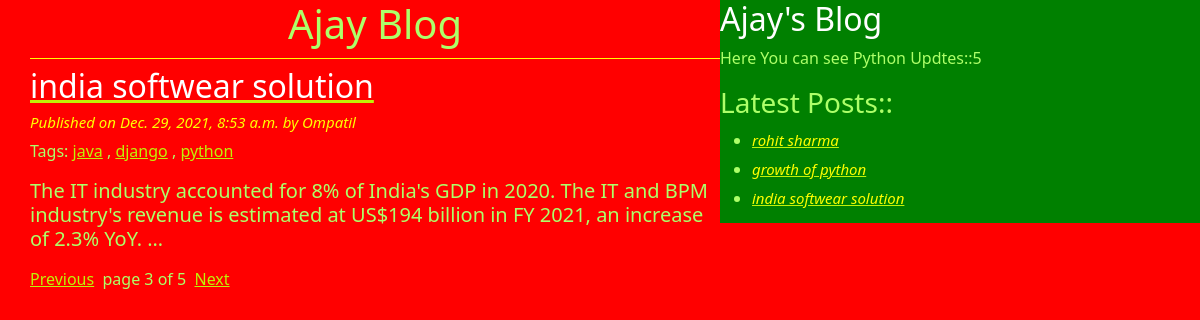
/?page=3, run on the app's committed database.
### bloga/models.py (models this page shows, shortened)
class Post(models.Model):
 STATUS_CHOICES=(('draft','Draft'),('published','Published'))
 title=models.CharField(max_length=256)
 slug=models.SlugField(max_length=264,unique_for_date='publish')
 author=models.ForeignKey(User,related_name='blog_posts',on_delete=models.CASCADE)
 body=models.TextField()
 publish=models.DateTimeField(default=timezone.now)
 created=models.DateTimeField(auto_now_add=True)
 updated=models.DateTimeField(auto_now=True)
 status=models.CharField(max_length=10,choices=STATUS_CHOICES,default='draft')
 objects=CustomManager()
 tags=TaggableManager()
 class Meta:
  ordering=("-publish",)
 def get_absolute_url(self):
  return reverse('post_detail',
       args=[self.publish.year,
       self.publish.strftime('%m'),
       self.publish.strftime('%d'),
       self.slug])

### bloga/views.py (the view)
# urls.py: url(r'^$', views.post_list_view),
def post_list_view(request,tag__slug=None):
 post_list=Post.objects.all()
 tag=None
 if tag__slug:
   tag=get_object_or_404(Tag,slug=tag__slug)
   post_list=post_list.filter(tags__in=[tag])
 paginator=Paginator(post_list,1)
 page_number=request.GET.get('page')
 try:
  post_list=paginator.page(page_number)
 except PageNotAnInteger:
  post_list=paginator.page(1)
 except EmptyPage:
  post_list=paginator.page(paginator.num_pages)
 return render(request,'bloga/post_list.html',{'post_list':post_list,'tag':tag})

### bloga/models.py (called while the page is built)
      def get_queryset(self):
            return super().get_queryset().filter(status='published')

### bloga/templatetags/blog_tags.py (called while the page is built)
@register.simple_tag
def total_posts():
 return Post.objects.count()

@register.inclusion_tag('bloga/latest_posts123.html')
def show_latest_post():
 latest_posts=Post.objects.order_by('-publish')[:3]
 return {'latest_posts':latest_posts}

### templates/bloga/post_list.html (shortened to what this page needs)
<!DOCTYPE html>
{% extends 'bloga/base.html' %}
{% block content %}
<h1>Ajay Blog</h1>
  {% for post in post_list %}
            <a href="{{post.get_absolute_url}}"><h2>{{post.title}}</h2></a>
            <h4>Published on {{post.publish}} by {{post.author | title}}</h4>
            <p>Tags:
              {% for tag in post.tags.all %}
                 <a href="{%url 'post_list_by_tag_name' tag.slug%}">{{tag.name}}</a>
                 {%if not forloop.last %},{%endif%}
              {%endfor%}
            </p>
        <h5>{{post.body|truncatewords:30|linebreaks}}</h5>
            {%endfor%}
  {% include 'bloga/pagenation.html' with page=post_list%}
  {% endblock %}

### templates/bloga/latest_posts123.html
<ul>
 {% for post in latest_posts %}
    <li>   <a href="{{post.get_absolute_url}}"><h4>{{post.title}}</h4></a>
    </li>
 {%endfor%}
   </ul>

### static/css/blog.css (style rules this page uses)
h1 { text-align: center; padding-bottom: 10px; border-bottom: 1px solid yellow ; }
h2 { color: white; font-style: Bold; }
h4 { color:yellow; font-size: 15px; font-style: italic; }
body { background-color: red; }
a { color: #bff207; }
body { color: rgb(173, 255, 105); }

### data on the page
Post: title "india softwear solution", publish "Dec. 29, 2021, 8:53 a.m.", author "Ompatil", body "The IT industry accounted for 8% of India's GDP in 2020. The IT and BPM industry's revenue is estimated at US$194 billion in FY 2021, an increase of 2.3% YoY. …"
Tag: name "java"
Tag: name "django"
Tag: name "python"
Post: title "rohit sharma"
Post: title "growth of python"

### other printed values
{{ page.number }} "3"
{{ page.paginator.num_pages }} "5"
